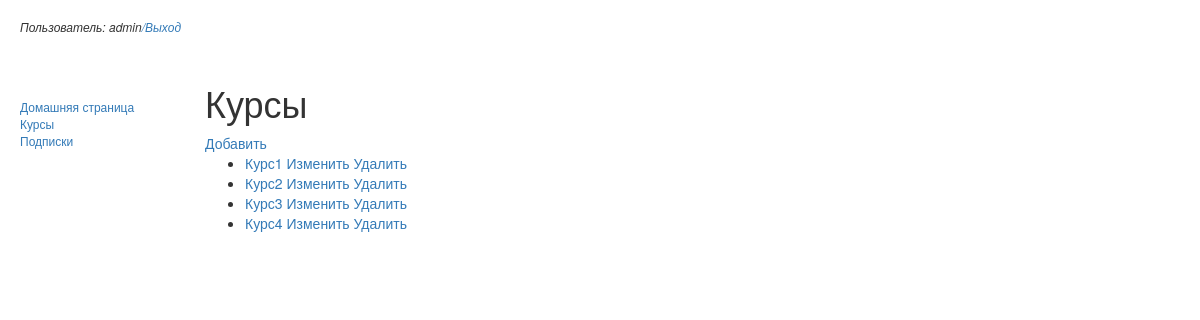
The app's page /courses/ (signed in) with its own data.
### studCourse/models.py (models this page shows, shortened)
class Course(models.Model):
    name = models.CharField(max_length=50, unique=True)
    def get_absolute_url(self):
        from django.urls import reverse
        return reverse('course-detail', args=[str(self.id)])
    class Meta:
        ordering = ['name']

### studCourse/views.py (the view)
# urls.py: url(r'^courses/$', studCourse.views.CourseListView.as_view(), name ='courses'),
class CourseListView(LoginRequiredMixin, generic.ListView):
    model = Course
    context_object_name = 'course_list'
    template_name = 'course_list.html'
    def get_queryset(self):
        if (self.request.user.is_staff):
            return Course.objects.all()
        subs = Subscribe.objects.filter(subUser=self.request.user).values_list("course_id")
        return Course.objects.filter(id__in=subs)

### templates/course_list.html
{% extends 'base.html' %}
{% block content %}
    <h1>Курсы</h1>
    {% if perms.studCource.add_course %} <a href="{%  url 'course_create' %}">Добавить</a> {% endif %}
    {% if course_list %}
        <ul>
        {% for course in course_list %}
          <li>
            <a href="{{ course.get_absolute_url }}">{{ course.name }}</a>
              {% if perms.studCource.change_course %}
               <a href="{%  url 'course_update' course.id %}">Изменить</a> <a href="{%  url 'course_delete' course.id %}">Удалить</a>
              {% endif %}
          </li>
        {% endfor %}
        </ul>
    {% else %}
    <p>Empty</p>
    {% endif %}
{% endblock %}

### templates/base.html (shortened to what this page needs)
<!DOCTYPE html>
{% load staticfiles %}
<html lang="en">
<head>
  <link rel="stylesheet" href="https://maxcdn.bootstrapcdn.com/bootstrap/3.3.7/css/bootstrap.min.css">
  <link rel="stylesheet" href="{% static 'css/styles.css' %}">
</head>
<body>
<div class="container-fluid">
    {% if user.is_authenticated %}
     <p>Пользователь: {{ user.get_username }}<a href="{% url 'logout' %}">/Выход</a></p>
   {% else %}
     <p><a href="{% url 'login' %}?next={{request.path}}">Войти</a></p>
   {% endif %}
</div>
<div class = row>
  <div class="col-sm-2">
    {% block sidebar %}
      <ul class="sidebar-nav">
            <li><a href="{% url 'index' %}">Домашняя страница</a></li>
            <li><a href="{% url 'courses' %}">Курсы</a></li>
            {% if perms.studCource.add_subscribes %} <li><a href="{% url 'subs' %}">Подписки</a></li> {% endif %}
      </ul>
    {% endblock %}
  </div>
     <div class="col-sm-10">
        {% block content %}{% endblock %}
    </div>
</div>
</body>
</html>

### static/css/styles.css (style rules this page uses)
body { font-size: 14px; }
.container-fluid { padding: 18px 20px; font-size: 12px; font-style: italic; }
.sidebar-nav { margin-top: 15px; padding: 20px 20px; list-style: none; font-size: 12px; }

### records on screen
Course: name "Курс1"
Course: name "Курс2"
Course: name "Курс3"
Course: name "Курс4"

### other values on screen
{{ user.get_username }} "admin"
